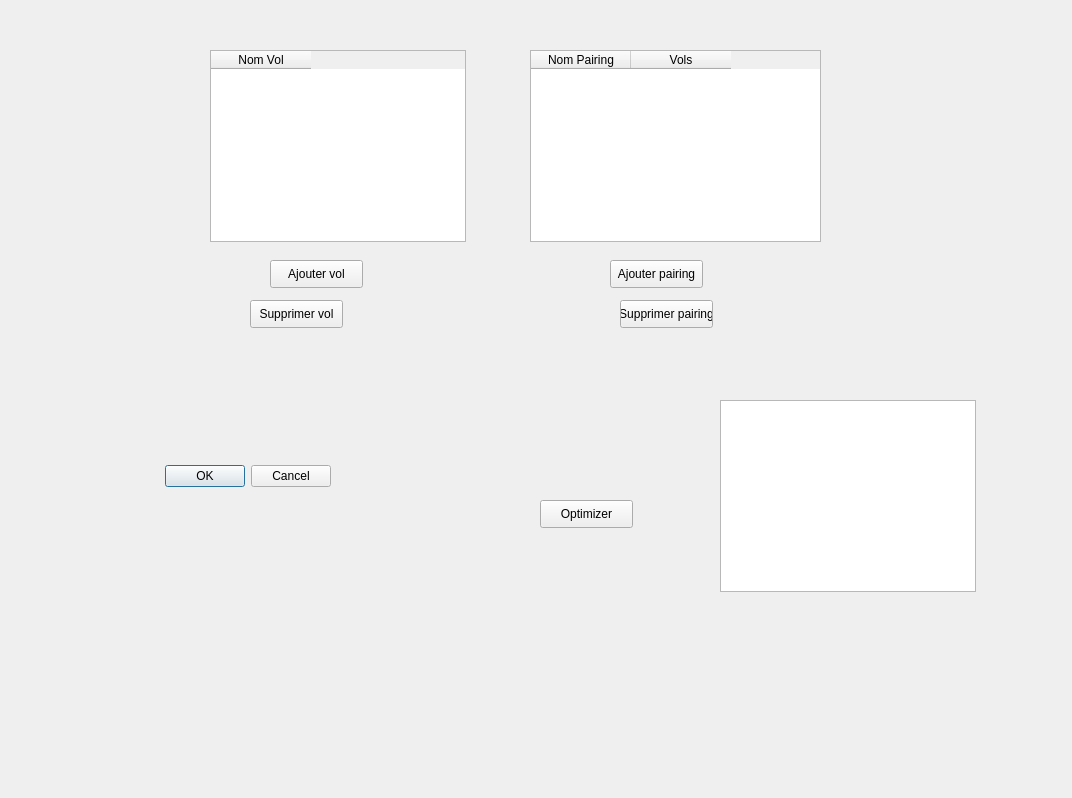
<?xml version="1.0" encoding="UTF-8"?>
<ui version="4.0">
 <class>Dialog</class>
 <widget class="QDialog" name="Dialog">
  <property name="geometry">
   <rect>
    <x>0</x>
    <y>0</y>
    <width>1072</width>
    <height>798</height>
   </rect>
  </property>
  <property name="windowTitle">
   <string>Dialog</string>
  </property>
  <widget class="QDialogButtonBox" name="buttonBox">
   <property name="geometry">
    <rect>
     <x>-10</x>
     <y>460</y>
     <width>341</width>
     <height>32</height>
    </rect>
   </property>
   <property name="orientation">
    <enum>Qt::Horizontal</enum>
   </property>
   <property name="standardButtons">
    <set>QDialogButtonBox::Cancel|QDialogButtonBox::Ok</set>
   </property>
  </widget>
  <widget class="QTableWidget" name="flightsTable">
   <property name="geometry">
    <rect>
     <x>210</x>
     <y>50</y>
     <width>256</width>
     <height>192</height>
    </rect>
   </property>
   <column>
    <property name="text">
     <string>Nom Vol</string>
    </property>
   </column>
  </widget>
  <widget class="QTableWidget" name="pairingsTable">
   <property name="geometry">
    <rect>
     <x>530</x>
     <y>50</y>
     <width>291</width>
     <height>192</height>
    </rect>
   </property>
   <column>
    <property name="text">
     <string>Nom Pairing</string>
    </property>
   </column>
   <column>
    <property name="text">
     <string>Vols</string>
    </property>
   </column>
  </widget>
  <widget class="QPushButton" name="optimizeButton">
   <property name="geometry">
    <rect>
     <x>540</x>
     <y>500</y>
     <width>93</width>
     <height>28</height>
    </rect>
   </property>
   <property name="text">
    <string>Optimizer</string>
   </property>
  </widget>
  <widget class="QTableWidget" name="resultTable">
   <property name="geometry">
    <rect>
     <x>720</x>
     <y>400</y>
     <width>256</width>
     <height>192</height>
    </rect>
   </property>
  </widget>
  <widget class="QPushButton" name="addFlightButton">
   <property name="geometry">
    <rect>
     <x>270</x>
     <y>260</y>
     <width>93</width>
     <height>28</height>
    </rect>
   </property>
   <property name="text">
    <string>Ajouter vol</string>
   </property>
  </widget>
  <widget class="QPushButton" name="addPairingButton">
   <property name="geometry">
    <rect>
     <x>610</x>
     <y>260</y>
     <width>93</width>
     <height>28</height>
    </rect>
   </property>
   <property name="text">
    <string>Ajouter pairing</string>
   </property>
  </widget>
  <widget class="QPushButton" name="removeFlightButton">
   <property name="geometry">
    <rect>
     <x>250</x>
     <y>300</y>
     <width>93</width>
     <height>28</height>
    </rect>
   </property>
   <property name="text">
    <string>Supprimer vol</string>
   </property>
  </widget>
  <widget class="QPushButton" name="removePairingButton">
   <property name="geometry">
    <rect>
     <x>620</x>
     <y>300</y>
     <width>93</width>
     <height>28</height>
    </rect>
   </property>
   <property name="text">
    <string>Supprimer pairing</string>
   </property>
  </widget>
 </widget>
 <resources/>
 <connections>
  <connection>
   <sender>buttonBox</sender>
   <signal>accepted()</signal>
   <receiver>Dialog</receiver>
   <slot>accept()</slot>
   <hints>
    <hint type="sourcelabel">
     <x>248</x>
     <y>254</y>
    </hint>
    <hint type="destinationlabel">
     <x>157</x>
     <y>274</y>
    </hint>
   </hints>
  </connection>
  <connection>
   <sender>buttonBox</sender>
   <signal>rejected()</signal>
   <receiver>Dialog</receiver>
   <slot>reject()</slot>
   <hints>
    <hint type="sourcelabel">
     <x>316</x>
     <y>260</y>
    </hint>
    <hint type="destinationlabel">
     <x>286</x>
     <y>274</y>
    </hint>
   </hints>
  </connection>
 </connections>
</ui>
